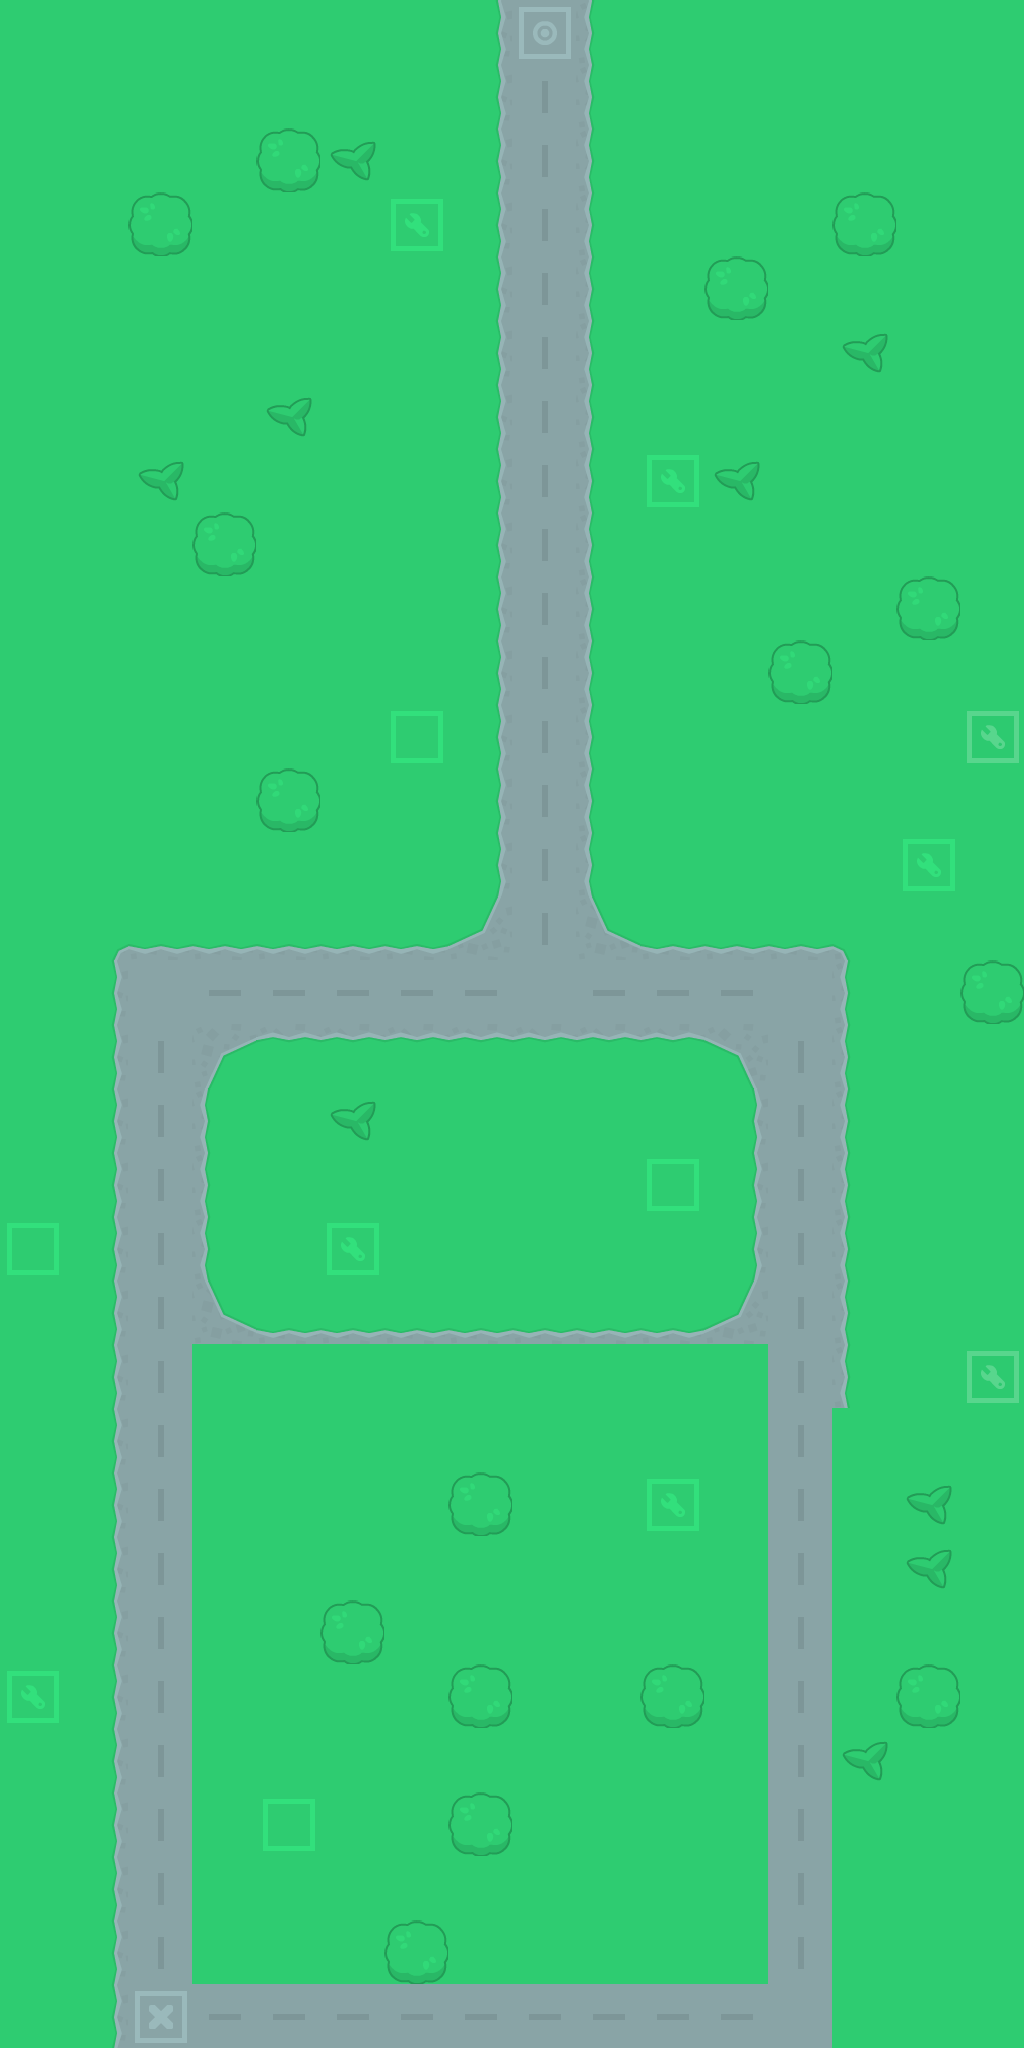

A level layout from a 2D game, rendered from its tile map. Below: a short description, then the map file with tile-grid data replaced by summaries:
An orthogonal 16x32 tile map with 64x64 px tiles, 4 tile layers (Kachelebene 1, Kachelebene 2, Kachelebene 3, Kachelebene 4).

<map version="1.0" tiledversion="1.0.2" orientation="orthogonal" renderorder="right-down" width="16" height="32" tilewidth="64" tileheight="64" nextobjectid="1">
 <tileset firstgid="1" source="test.tsx" />
 <layer name="Kachelebene 1" width="16" height="32">
  <data>[512 cells, 512 non-empty, 1 distinct tile ids]</data>
 </layer>
 <layer name="Kachelebene 2" width="16" height="32">
  <data>[512 cells, 69 non-empty, 6 distinct tile ids]</data>
 </layer>
 <layer name="Kachelebene 3" width="16" height="32">
  <data>[512 cells, 113 non-empty, 12 distinct tile ids]</data>
 </layer>
 <layer name="Kachelebene 4" width="16" height="32">
  <data>[512 cells, 10 non-empty, 2 distinct tile ids]</data>
 </layer>
</map>
